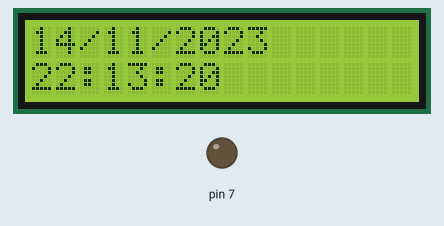
The sketch below on a simulated Arduino Uno, built with avr-gcc and run on an emulated ATmega328P. On the bench: 16×2 character LCD, output pins drawn as LEDs (lit = HIGH). The local clock reads 2024-03-15 10:24:30 at power-on unless the sketch sets it.

Above: at 0.1 s.
At 4.3 s:
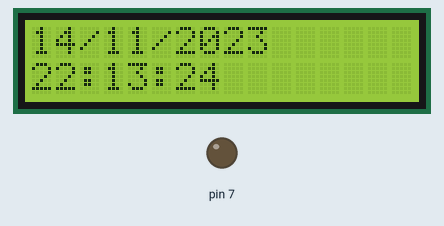
At 9.4 s:
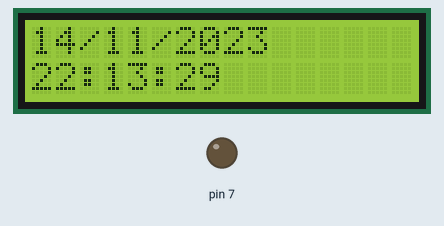
At 18.7 s:
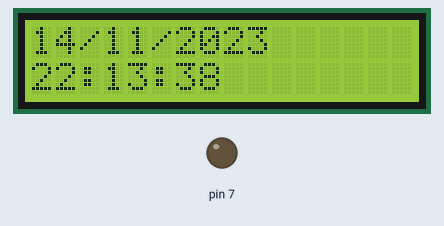
At 28.0 s:
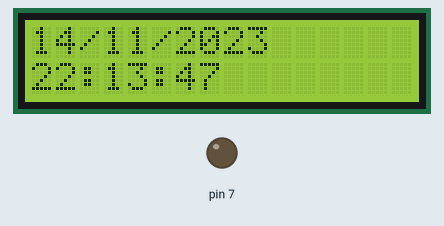
At 38.3 s:
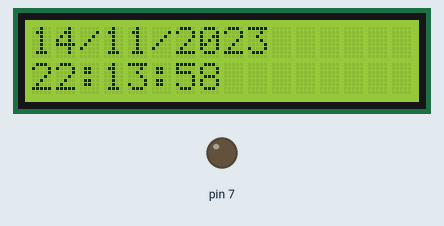

The sketch:

LCD_RTC_alarma_desactivar_autom_diaria_v2.ino
```cpp
#include <Wire.h>
#include <LiquidCrystal_I2C.h>
#include "RTClib.h"
LiquidCrystal_I2C lcd(0X27,16,2);
RTC_DS3231 rtc;
int alarmahora=17;
int alarmamin=14;
bool valorAlarma=true;
void setup() {
  lcd.init();
  lcd.backlight();
  rtc.begin();
  rtc.adjust(DateTime(__DATE__,__TIME__));
  pinMode(7,OUTPUT);}
void loop() {
  DateTime TIEMPO=rtc.now();
  if(TIEMPO.hour() == alarmahora && TIEMPO.minute() == alarmamin){
    if(valorAlarma==true){
      lcd.clear();
      lcd.setCursor(0,0);
      lcd.print("ALARMA");
      digitalWrite(7,HIGH);
      delay(30000);
      valorAlarma=false;}}
  digitalWrite(7,LOW);

  if(TIEMPO.day()>=10){
    lcd.setCursor(0,0);
    lcd.print(TIEMPO.day());}
  else{
    lcd.setCursor(0,0);
    lcd.print("0");
    lcd.setCursor(1,0);
    lcd.print(TIEMPO.day());}
  lcd.setCursor(2,0);
  lcd.print("/");
  if(TIEMPO.month()>=10){
    lcd.setCursor(3,0);
    lcd.print(TIEMPO.month());}
  else{
    lcd.setCursor(3,0);
    lcd.print("0");
    lcd.setCursor(4,0);
    lcd.print(TIEMPO.month());}
  lcd.setCursor(5,0);
  lcd.print("/");
  lcd.setCursor(6,0);
  lcd.print(TIEMPO.year());

  if(TIEMPO.hour()>=10){
    lcd.setCursor(0,1);
    lcd.print(TIEMPO.hour());}
  else{
    lcd.setCursor(0,1);
    lcd.print("0");
    lcd.setCursor(1,1);
    lcd.print(TIEMPO.hour());}
  lcd.setCursor(2,1);
  lcd.print(":");
  if(TIEMPO.minute()>=10){
    lcd.setCursor(3,1);
    lcd.print(TIEMPO.minute());}
  else{
    lcd.setCursor(3,1);
    lcd.print("0");
    lcd.setCursor(4,1);
    lcd.print(TIEMPO.minute());}
  lcd.setCursor(5,1);
  lcd.print(":");
  lcd.setCursor(6,1);
  lcd.print(TIEMPO.second());
  delay(1000);
  lcd.clear();
  if(TIEMPO.hour()==1 && TIEMPO.minute()==0){
    valorAlarma=true;}}
```

Measured:
- what the display in image 1 shows lasts 1.0 s, from 4.2 s to 5.2 s
